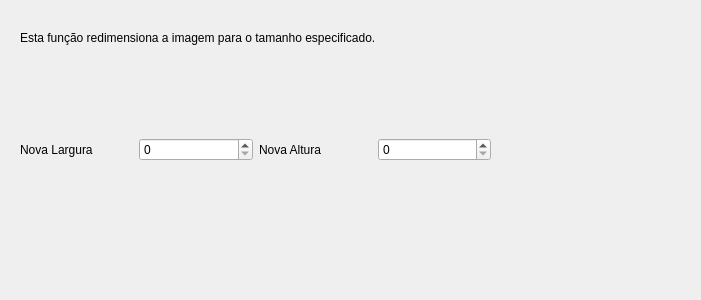
<?xml version="1.0" encoding="UTF-8"?>
<ui version="4.0">
 <class>redimensionarForm</class>
 <widget class="QWidget" name="redimensionarForm">
  <property name="geometry">
   <rect>
    <x>0</x>
    <y>0</y>
    <width>701</width>
    <height>300</height>
   </rect>
  </property>
  <property name="windowTitle">
   <string>Form</string>
  </property>
  <widget class="QWidget" name="horizontalLayoutWidget">
   <property name="geometry">
    <rect>
     <x>20</x>
     <y>110</y>
     <width>471</width>
     <height>80</height>
    </rect>
   </property>
   <layout class="QHBoxLayout" name="horizontalLayout">
    <item>
     <widget class="QLabel" name="label_2">
      <property name="text">
       <string>Nova Largura</string>
      </property>
     </widget>
    </item>
    <item>
     <widget class="QSpinBox" name="inputredimensionarForml">
      <property name="maximum">
       <number>5000</number>
      </property>
     </widget>
    </item>
    <item>
     <widget class="QLabel" name="label">
      <property name="text">
       <string>Nova Altura</string>
      </property>
     </widget>
    </item>
    <item>
     <widget class="QSpinBox" name="inputredimensionarFormh">
      <property name="maximum">
       <number>5000</number>
      </property>
     </widget>
    </item>
   </layout>
  </widget>
  <widget class="QLabel" name="label_3">
   <property name="geometry">
    <rect>
     <x>20</x>
     <y>30</y>
     <width>651</width>
     <height>16</height>
    </rect>
   </property>
   <property name="text">
    <string>Esta função redimensiona a imagem para o tamanho especificado.</string>
   </property>
  </widget>
 </widget>
 <resources/>
 <connections/>
</ui>
